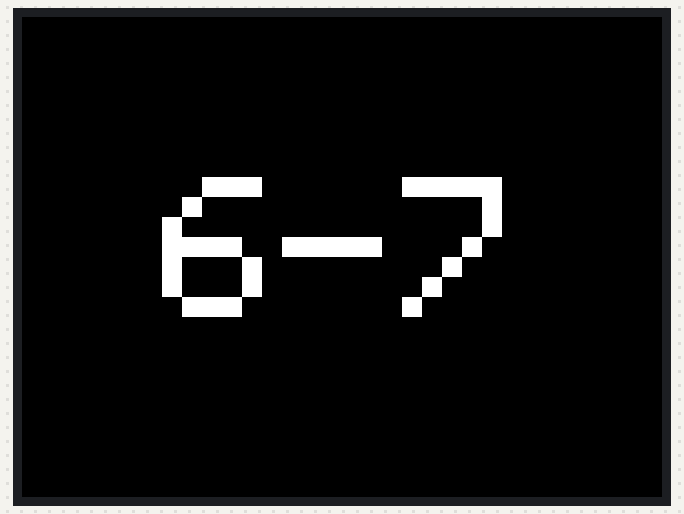
This sketch was run on a simulated Arduino Uno, built with avr-gcc and run on an emulated ATmega328P. Parts: 320×240 colour display.

Above: at 0.3 s.

The sketch:

pico_tft_67.ino
```cpp
#include <SPI.h>
#include <Adafruit_GFX.h>
#include <Adafruit_ILI9341.h>

// Raspberry Pi Pico SPI0 wiring:
// TFT SCK/SCLK -> GP18 (physical pin 24)
// TFT MOSI/SDI -> GP19 (physical pin 25)
// TFT MISO/SDO -> GP16 (physical pin 21; used for controller identification)
// TFT CS       -> GP17 (physical pin 22)
// TFT DC/RS    -> GP15 (physical pin 20)
// TFT RST      -> GP14 (physical pin 19)
// TFT VCC/LED  -> 3V3, TFT GND -> GND
constexpr uint8_t TFT_CS  = 17;
constexpr uint8_t TFT_DC  = 15;
constexpr uint8_t TFT_RST = 14;

Adafruit_ILI9341 tft(TFT_CS, TFT_DC, TFT_RST);

void setup() {
  // Standard Adafruit ILI9341 initialization. Set landscape once and leave it.
  tft.begin();
  tft.setRotation(1);
  tft.fillScreen(ILI9341_BLACK);

  const char message[] = "6-7";
  int16_t x1, y1;
  uint16_t textWidth, textHeight;

  tft.setTextWrap(false);
  tft.setTextColor(ILI9341_WHITE);
  tft.setTextSize(10);
  tft.getTextBounds(message, 0, 0, &x1, &y1, &textWidth, &textHeight);
  tft.setCursor((tft.width() - textWidth) / 2 - x1,
                (tft.height() - textHeight) / 2 - y1);
  tft.print(message);
}

void loop() {
  // The display retains its contents.
}
```
